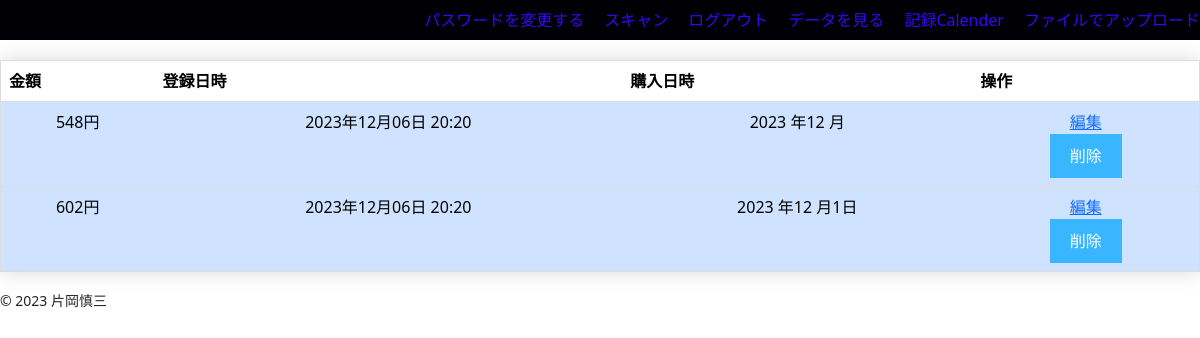
The app's page /save (signed in), older data.
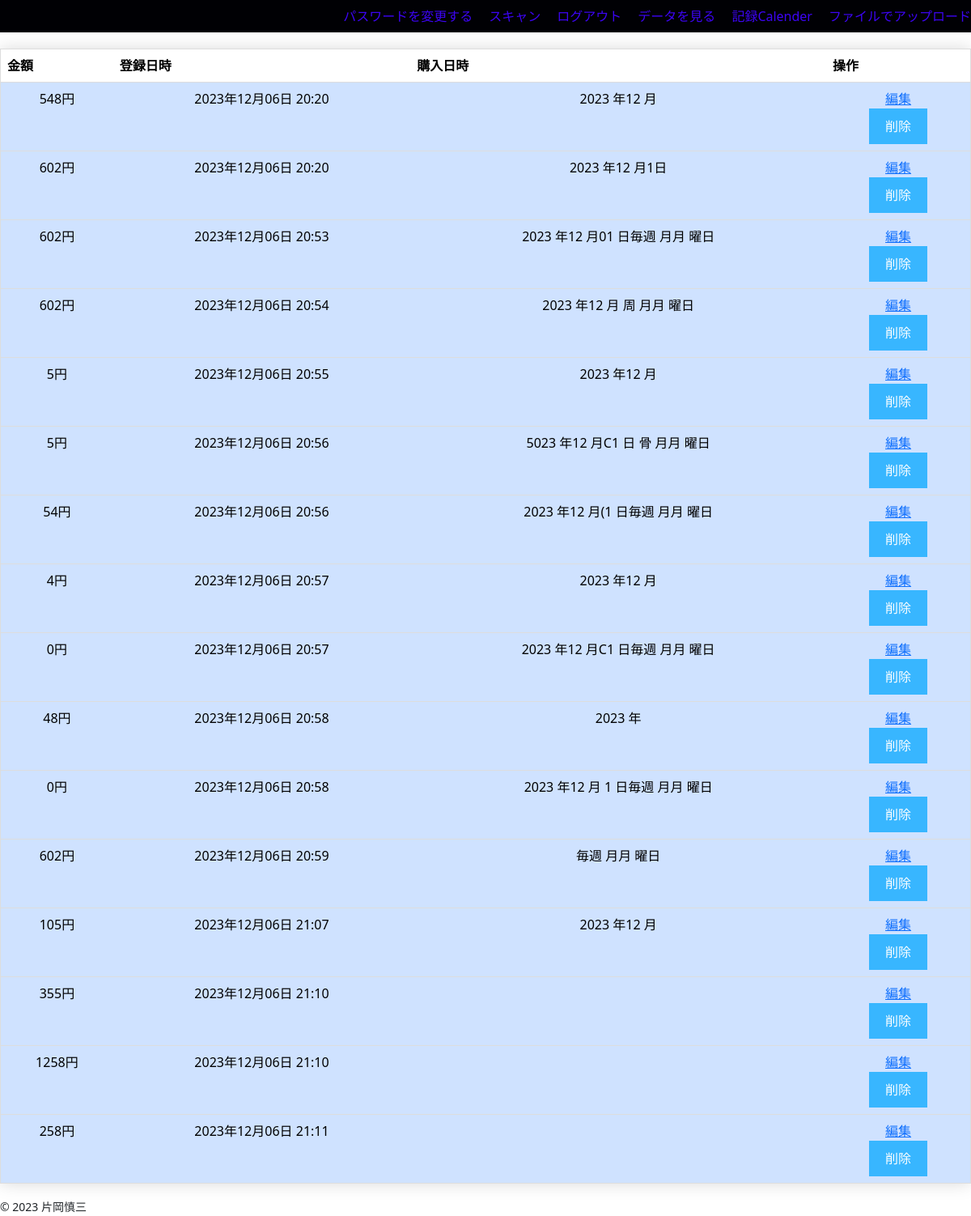
The same page, newer data.
### app.py (models this page shows)
class Save(db.Model):
    id = db.Column(db.Integer, primary_key=True)
    cash = db.Column(db.Integer, unique=False, nullable=False)
    user_id = db.Column(db.Integer, db.ForeignKey("user.id"), nullable=False)
    saved_at = db.Column(
        db.DateTime, nullable=True, default=datetime.now(pytz.timezone("Asia/Tokyo"))
    )
    baught_at = db.Column(db.String(40), unique=False, nullable=True)

### app.py (the view)
@app.route("/save", methods=["GET", "POST"])
@login_required
def save():
    saves = Save.query.filter_by(user_id=current_user.id).all()
    return render_template("save.html", saves=saves)

### app.py (called while the page is built)
@app.before_request
def make_session_permanent():
    session.permanent = True

@login_manager.user_loader
def load_user(user_id):
    return db.session.query(User).get(user_id)

### templates/save.html
{% extends "layout_save.html" %}
{% block content %}
<body>
    <table border="1" class="table center_content">
        <tr>
            <th scope="col">金額</th>
            <th scope="col">登録日時</th>
            <th scope="col">購入日時</th>
            <th scope="col">操作</th>
        </tr>
        {% for save in saves %}
            <tr class="table-primary">
                <td>{{save.cash}}円</td>
                <td>{{ save.saved_at.strftime('%Y年%m月%d日 %H:%M') }}</td>
                <td>{{ save.baught_at}}</td>
                <td>
                    <a href="{{ url_for('edit', save_id=save.id) }}">編集</a>
                    <form method="POST" action="{{ url_for('delete', save_id=save.id) }}" onsubmit="return confirm('削除してもよろしいですか?');">
                        <button type="submit">削除</button>
                    </form>
                </td>
            </tr>
        {% endfor %}
    </table>
</body>
{% endblock %}

### templates/layout_save.html (shortened to what this page needs)
<!DOCTYPE html>
<html lang="ja">
    <head>
        <link rel="stylesheet" href="..\static\css\style_save.css">
        <link href="https://cdn.jsdelivr.net/npm/bootstrap@5.0.2/dist/css/bootstrap.min.css" rel="stylesheet">
    </head>
    <body>
        <header class="header-nav-container">
            <nav><a class="aaa" href="/change_password">パスワードを変更する</a></nav>
            <nav><a class="aaa" href="/scan2">スキャン</a></nav>
            <nav><a class="aaa" href="/logout">ログアウト</a></nav>
            <nav><a class="aaa" href="/save">データを見る</a></nav>
            <nav><a class="aaa" href="/calender_data">記録Calender</a></nav>
            <nav><a class="aaa" href="/index">ファイルでアップロード</a></nav>
        </header>
        {% block content %}{% endblock %}
        <footer>
            <small>© 2023 片岡慎三</small>
        </footer>
    </body>
</html>

### static/css/style_save.css (style rules this page uses)
.header-nav-container { display: flex; justify-content: flex-end; gap: 20px; background-size: cover; width: 100%; height: 40px; background-color:rgb(0, 0, 4); flex-direction: row; align-items: center; position: fixed; top:0; z-index: 100; }
.aaa { color: #3c04f4; text-decoration: none; }
body { background-color: #fafafa; font-family: 'Arial', sans-serif; background-image: url("../image/背景画像.jpg"); padding-top: 40px; }
.table { border-collapse: collapse; width: 100%; margin: 20px 0; box-shadow: 0 0 20px rgba(0,0,0,0.15); }
.table tr { background-color: #ffffff; border: 1px solid #dddddd; }
.table th, .table td { padding: 12px 15px; }
.table th { background-color: #d4eefd; color: #000000; }
.table td { text-align: center; }
.table-primary { background-color: #a3d8f7; }
button { background-color: #38b6ff; color: #ffffff; border: none; padding: 10px 20px; margin: 20px 0; border-radius: 5px; cursor: pointer; }

Row changes from the older to the newer data that the page shows:
added Save: cash "602", saved_at "2023年12月06日 20:53", baught_at "2023 年12 月01 日毎週 月月 曜日"
added Save: cash "602", saved_at "2023年12月06日 20:54", baught_at "2023 年12 月 周 月月 曜日"
added Save: cash "5", saved_at "2023年12月06日 20:55", baught_at "2023 年12 月"
added Save: cash "5", saved_at "2023年12月06日 20:56", baught_at "5023 年12 月C1 日 骨 月月 曜日"
added Save: cash "54", saved_at "2023年12月06日 20:56", baught_at "2023 年12 月(1 日毎週 月月 曜日"
added Save: cash "4", saved_at "2023年12月06日 20:57", baught_at "2023 年12 月"
added Save: cash "0", saved_at "2023年12月06日 20:57", baught_at "2023 年12 月C1 日毎週 月月 曜日"
added Save: cash "48", saved_at "2023年12月06日 20:58", baught_at "2023 年"
added Save: cash "0", saved_at "2023年12月06日 20:58", baught_at "2023 年12 月 1 日毎週 月月 曜日"
added Save: cash "602", saved_at "2023年12月06日 20:59", baught_at "毎週 月月 曜日"
added Save: cash "105", saved_at "2023年12月06日 21:07", baught_at "2023 年12 月"
added Save: cash "355", saved_at "2023年12月06日 21:10"
added Save: cash "1258", saved_at "2023年12月06日 21:10"
added Save: cash "258", saved_at "2023年12月06日 21:11"
